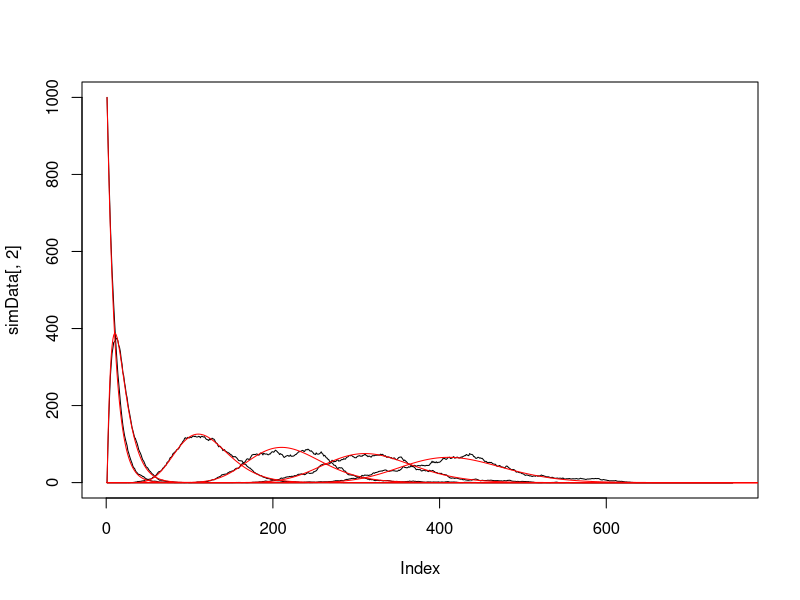

The R script that drew this image:
rm(list=ls())
library(ggplot2)

mesh = read.table("mesh.txt", sep = "\t", head = F)
mut = read.table("mut.txt", sep = "\t", head = F)
mutD = read.table("mutD.txt", sep = "\t", head = F)
mutD2 = read.table("mutD2.txt", sep= "\t", head = F)
f = read.table("f.txt", sep="\t", head = F)

simData = read.csv("1790599216416588_Populations.txt", sep = "\t", head = F)

V1Diff = simData[,2]/1000 - mesh[1:nrow(simData),1]
V2Diff = simData[,3]/1000 - mesh[1:nrow(simData),2]
V3Diff = simData[,4]/1000 - mesh[1:nrow(simData),3]

plot(simData[,2], type="l")
matplot(simData[,3], type="l", add = T)
matplot(simData[,13], type="l", add = T)
matplot(simData[,23], type="l", add = T)
matplot(simData[,33], type="l", add = T)
matplot(simData[,43], type="l", add = T)
matplot(mesh[,42]*1000, type="l", add = T, col = "red")
matplot(mesh[,32]*1000, type="l", add = T, col = "red")
matplot(mesh[,22]*1000, type="l", add = T, col = "red")
matplot(mesh[,12]*1000, type="l", add = T, col = "red")
matplot(mesh[,2]*1000, type="l", add = T, col = "red")
matplot(mesh[,1]*1000, type="l", add = T, col = "red")





errors = 0 
i =1 
while( i < 50){

	errors = c(errors, simData[,i+1]/1000 - mesh[1:nrow(simData), i])
	
	i = i + 1
}
